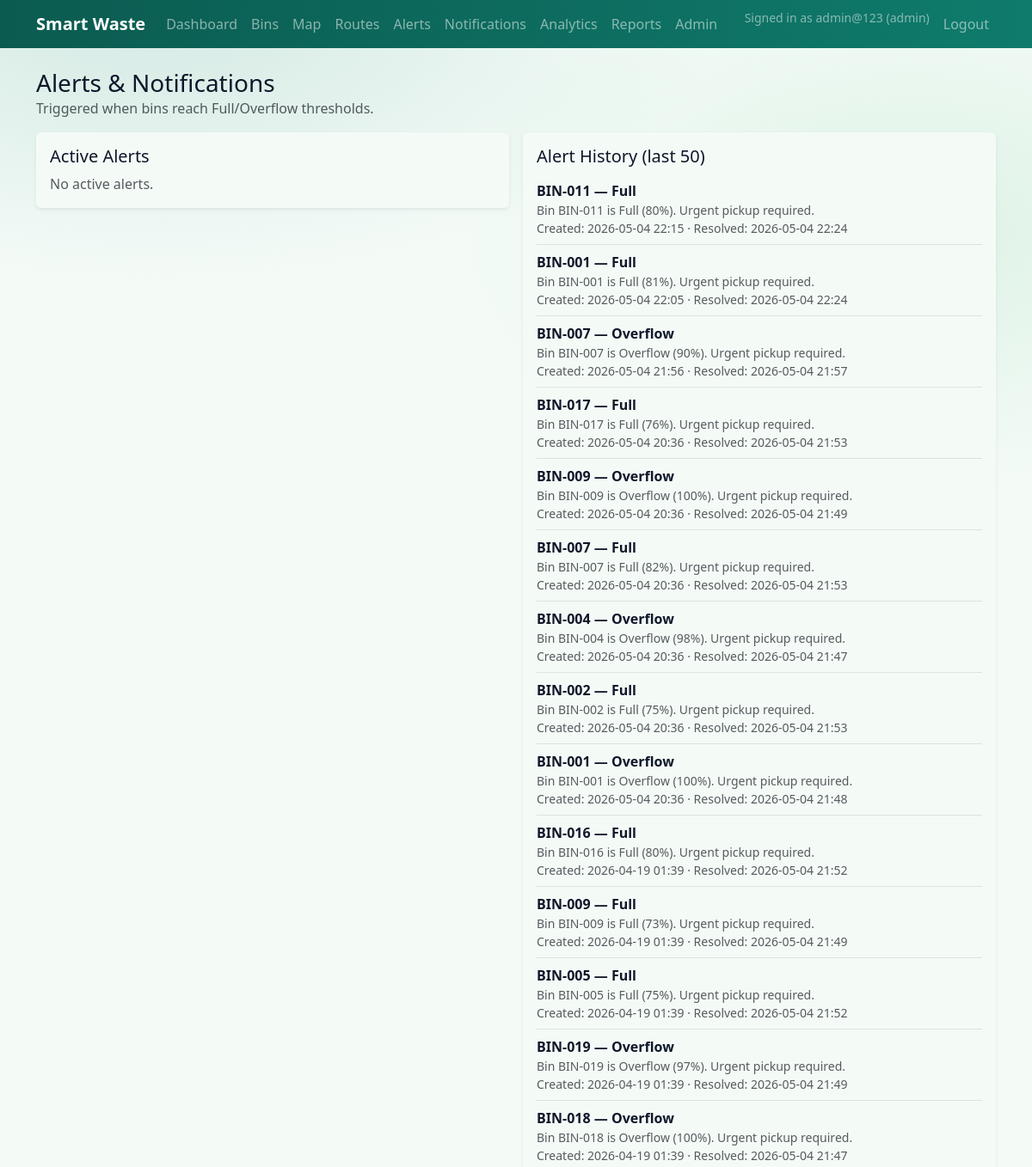
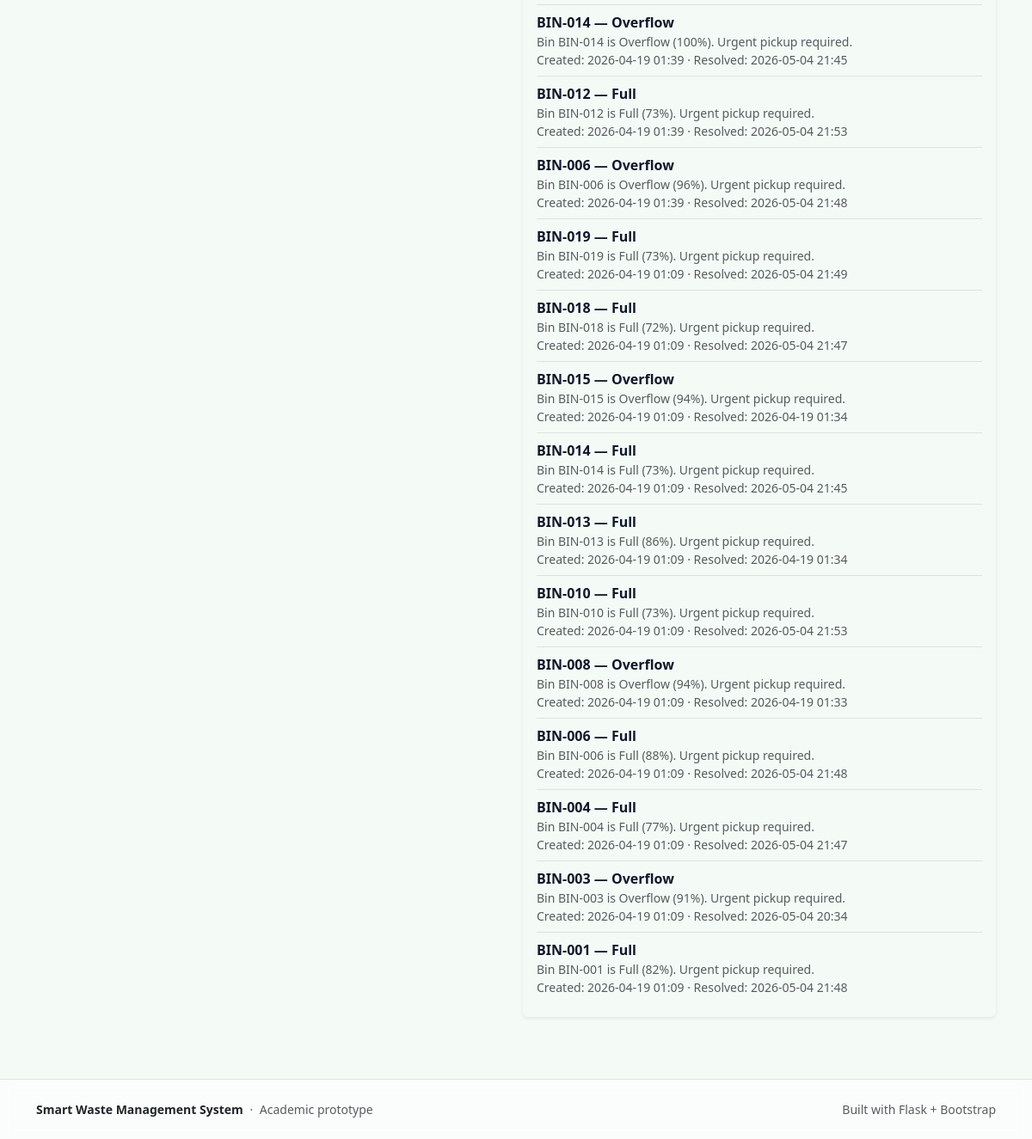
The page /admin/alerts (signed in) on the database its author committed (2 pictures, top to bottom).
### app/models.py (models this page shows, shortened)
class User(db.Model, UserMixin):
    __tablename__ = "users"
    id = db.Column(db.Integer, primary_key=True)
    username = db.Column(db.String(50), unique=True, nullable=False, index=True)
    email = db.Column(db.String(120), unique=True, nullable=True, index=True)
    first_name = db.Column(db.String(80), nullable=True)
    last_name = db.Column(db.String(80), nullable=True)
    phone_number = db.Column(db.String(30), nullable=True)
    employee_id = db.Column(db.String(50), unique=True, nullable=True, index=True)
    password_hash = db.Column(db.String(255), nullable=False)
    role = db.Column(db.String(20), nullable=False, default="user")  # admin|worker|user (legacy: collector|public)
    is_active = db.Column(db.Boolean, nullable=False, default=True)
    created_at = db.Column(db.DateTime(timezone=True), nullable=False, default=utcnow)
    last_login_at = db.Column(db.DateTime(timezone=True), nullable=True)
    trucks = db.relationship("Truck", back_populates="driver", lazy="dynamic")
    created_routes = db.relationship("Route", foreign_keys="Route.created_by_id", lazy="dynamic")
    @property
    def is_admin(self) -> bool:
        return self.canonical_role == "admin"
    @property
    def is_worker(self) -> bool:
        return self.canonical_role == "worker"
    @property
    def is_collector(self) -> bool:
        return self.is_worker
    @property
    def canonical_role(self) -> str:
        if self.role == "collector":
            return "worker"
        if self.role == "public":
            return "user"
        return self.role

class Alert(db.Model):
    __tablename__ = "alerts"
    id = db.Column(db.Integer, primary_key=True)
    bin_id = db.Column(db.Integer, db.ForeignKey("bins.id"), nullable=False, index=True)
    level = db.Column(db.String(20), nullable=False)  # Full|Overflow
    message = db.Column(db.String(255), nullable=False)
    is_active = db.Column(db.Boolean, nullable=False, default=True, index=True)
    created_at = db.Column(db.DateTime(timezone=True), nullable=False, default=utcnow, index=True)
    resolved_at = db.Column(db.DateTime(timezone=True), nullable=True)
    bin = db.relationship("Bin", back_populates="alerts")

class Bin(db.Model):
    __tablename__ = "bins"
    id = db.Column(db.Integer, primary_key=True)
    bin_code = db.Column(db.String(30), unique=True, nullable=False, index=True)
    location_name = db.Column(db.String(140), nullable=False)
    area = db.Column(db.String(80), nullable=True, index=True)
    latitude = db.Column(db.Float, nullable=False)
    longitude = db.Column(db.Float, nullable=False)
    waste_type = db.Column(db.String(30), nullable=False, default="General")
    fill_level = db.Column(db.Integer, nullable=False, default=0)  # 0..100
    status = db.Column(db.String(20), nullable=False, default="Empty")  # Empty|Moderate|Full|Overflow
    last_updated_at = db.Column(db.DateTime(timezone=True), nullable=False, default=utcnow)
    readings = db.relationship("SensorReading", back_populates="bin", lazy="dynamic", cascade="all, delete-orphan")
    alerts = db.relationship("Alert", back_populates="bin", lazy="dynamic", cascade="all, delete-orphan")

### app/blueprints/admin/routes.py (the view)
@bp.get("/alerts")
@login_required
@role_required("admin")
def alerts():
    active = Alert.query.filter_by(is_active=True).order_by(Alert.created_at.desc()).all()
    history = Alert.query.filter_by(is_active=False).order_by(Alert.created_at.desc()).limit(50).all()
    return render_template("admin/alerts.html", active=active, history=history)

### app/models.py (called while the page is built)
@login_manager.user_loader
def load_user(user_id: str):
    try:
        return db.session.get(User, int(user_id))
    except Exception:
        return None

### app/utils/security.py (called while the page is built)
def _canonical_role(role: str) -> str:
    return _ROLE_ALIASES.get((role or "").strip(), (role or "").strip())

def role_required(*roles: str):
    def decorator(view_fn):
        @wraps(view_fn)
        def wrapped(*args, **kwargs):
            if not current_user.is_authenticated:
                abort(401)
            allowed = {_canonical_role(r) for r in roles}
            if _canonical_role(getattr(current_user, "role", "")) not in allowed:
                abort(403)
            return view_fn(*args, **kwargs)
        return wrapped
    return decorator

### app/templates/admin/alerts.html (shortened to what this page needs)
{% extends "shared/layout.html" %}
{% block content %}
<div class="container py-4">
  <div class="d-flex align-items-center justify-content-between mb-3">
    <div>
      <h1 class="h3 mb-0">Alerts & Notifications</h1>
      <div class="text-muted">Triggered when bins reach Full/Overflow thresholds.</div>
    </div>
  </div>
  <div class="row g-3">
    <div class="col-lg-6">
      <div class="card shadow-sm border-0">
        <div class="card-body">
          <h2 class="h5">Active Alerts</h2>
          {% if active %}
            <div class="list-group list-group-flush">
              {% for a in active %}
                <div class="list-group-item px-0">
                  <div class="d-flex justify-content-between">
                    <div class="fw-semibold">{{ a.bin.bin_code }} — {{ a.level }}</div>
                    <a class="btn btn-sm btn-outline-success" href="{{ url_for('admin.alert_resolve', alert_id=a.id) }}">Resolve</a>
                  </div>
                  <div class="text-muted small">{{ a.message }}</div>
                  <div class="text-muted small">{{ a.created_at.strftime('%Y-%m-%d %H:%M') }}</div>
                </div>
              {% endfor %}
            </div>
          {% else %}
            <div class="text-muted">No active alerts.</div>
          {% endif %}
        </div>
      </div>
    </div>
    <div class="col-lg-6">
      <div class="card shadow-sm border-0">
        <div class="card-body">
          <h2 class="h5">Alert History (last 50)</h2>
          {% if history %}
            <div class="list-group list-group-flush">
              {% for a in history %}
                <div class="list-group-item px-0">
                  <div class="fw-semibold">{{ a.bin.bin_code }} — {{ a.level }}</div>
                  <div class="text-muted small">{{ a.message }}</div>
                  <div class="text-muted small">Created: {{ a.created_at.strftime('%Y-%m-%d %H:%M') }} · Resolved: {{ a.resolved_at.strftime('%Y-%m-%d %H:%M') if a.resolved_at else '-' }}</div>
                </div>
              {% endfor %}
            </div>
          {% else %}
            <div class="text-muted">No history.</div>
          {% endif %}
        </div>
      </div>
    </div>
  </div>
</div>
{% endblock %}

### app/templates/shared/nav.html (shortened to what this page needs)
{% set user = current_user if current_user.is_authenticated else None %}
<nav class="navbar navbar-expand-lg navbar-dark app-nav">
  <div class="container">
    <a class="navbar-brand fw-semibold" href="{{ url_for('public.dashboard') if user else url_for('public.landing') }}">Smart Waste</a>
    <div class="collapse navbar-collapse" id="navMain">
      <ul class="navbar-nav me-auto mb-2 mb-lg-0">
        <li class="nav-item"><a class="nav-link" href="{{ url_for('public.dashboard') }}">Dashboard</a></li>
        <li class="nav-item"><a class="nav-link" href="{{ url_for('public.bins') }}">Bins</a></li>
        <li class="nav-item"><a class="nav-link" href="{{ url_for('public.map_view') }}">Map</a></li>
        {% if user and user.is_admin %}
          <li class="nav-item"><a class="nav-link" href="{{ url_for('admin.routes_list') }}">Routes</a></li>
          <li class="nav-item"><a class="nav-link" href="{{ url_for('admin.alerts') }}">Alerts</a></li>
          <li class="nav-item"><a class="nav-link" href="{{ url_for('admin.notifications') }}">Notifications</a></li>
          <li class="nav-item"><a class="nav-link" href="{{ url_for('admin.analytics') }}">Analytics</a></li>
          <li class="nav-item"><a class="nav-link" href="{{ url_for('admin.reports') }}">Reports</a></li>
          <li class="nav-item"><a class="nav-link" href="{{ url_for('admin.admin_home') }}">Admin</a></li>
        {% endif %}
      </ul>
      <ul class="navbar-nav ms-auto">
        {% if not user %}
          <li class="nav-item"><a class="nav-link" href="{{ url_for('auth.login') }}">Login</a></li>
          <li class="nav-item"><a class="nav-link" href="{{ url_for('auth.register') }}">Sign up</a></li>
        {% else %}
          <li class="nav-item"><span class="navbar-text small text-white-50 me-2">Signed in as {{ user.username }} ({{ user.canonical_role }})</span></li>
          <li class="nav-item"><a class="nav-link" href="{{ url_for('auth.logout') }}">Logout</a></li>
        {% endif %}
      </ul>
    </div>
  </div>
</nav>

### app/static/css/app.css (style rules this page uses)
:root { --sw-primary: #0b5b50; --sw-primary-2: #0f7b6c; --sw-accent: #16a34a; --sw-bg: #f4fbf7; --sw-surface: #ffffff; --sw-ink: #0f172a; --sw-muted: #475569; --sw-border: rgba(2, 6, 23, .10); --app-green: var(--sw-primary-2); --app-green-dark: var(--sw-primary); --app-accent: #a7f3d0; --app-bg: var(--sw-bg); --app-ink: var(--sw-ink); --app-muted: var(--sw-muted); --bs-primary: var(--sw-primary); --bs-primary-rgb: 11, 91, 80; --bs-success: var(--sw-accent); --bs-success-rgb: 22, 163, 74; --bs-body-bg: var(--sw-bg); --bs-body-color: var(--sw-ink); --bs-link-color: var(--sw-primary-2); --bs-link-color-rgb: 15, 123, 108; --bs-link-hover-color: var(--sw-primary); --bs-border-color: var(--sw-border); }
.bg-app { background: radial-gradient(1200px 600px at 15% 0%, rgba(15,123,108,.14), transparent 55%), radial-gradient(900px 520px at 88% 10%, rgba(22,163,74,.10), transparent 60%), var(--sw-bg); color: var(--sw-ink); }
.app-nav { background: linear-gradient(90deg, var(--app-green-dark), var(--app-green)); }
.navbar .nav-link { opacity:.95; }

### rows shown on the page
User: username "admin@123", canonical_role "admin"
Alert: bin.bin_code "BIN-011", level "Full", message "Bin BIN-011 is Full (80%). Urgent pickup required.", created_at "2026-05-04 22:15", resolved_at "2026-05-04 22:24"
Alert: bin.bin_code "BIN-001", level "Full", message "Bin BIN-001 is Full (81%). Urgent pickup required.", created_at "2026-05-04 22:05", resolved_at "2026-05-04 22:24"
Alert: bin.bin_code "BIN-007", level "Overflow", message "Bin BIN-007 is Overflow (90%). Urgent pickup required.", created_at "2026-05-04 21:56", resolved_at "2026-05-04 21:57"
Alert: bin.bin_code "BIN-017", level "Full", message "Bin BIN-017 is Full (76%). Urgent pickup required.", created_at "2026-05-04 20:36", resolved_at "2026-05-04 21:53"
Alert: bin.bin_code "BIN-009", level "Overflow", message "Bin BIN-009 is Overflow (100%). Urgent pickup required.", created_at "2026-05-04 20:36", resolved_at "2026-05-04 21:49"
Alert: bin.bin_code "BIN-007", level "Full", message "Bin BIN-007 is Full (82%). Urgent pickup required.", created_at "2026-05-04 20:36", resolved_at "2026-05-04 21:53"
Alert: bin.bin_code "BIN-004", level "Overflow", message "Bin BIN-004 is Overflow (98%). Urgent pickup required.", created_at "2026-05-04 20:36", resolved_at "2026-05-04 21:47"
Alert: bin.bin_code "BIN-002", level "Full", message "Bin BIN-002 is Full (75%). Urgent pickup required.", created_at "2026-05-04 20:36", resolved_at "2026-05-04 21:53"
Alert: bin.bin_code "BIN-001", level "Overflow", message "Bin BIN-001 is Overflow (100%). Urgent pickup required.", created_at "2026-05-04 20:36", resolved_at "2026-05-04 21:48"
Alert: bin.bin_code "BIN-016", level "Full", message "Bin BIN-016 is Full (80%). Urgent pickup required.", created_at "2026-04-19 01:39", resolved_at "2026-05-04 21:52"
Alert: bin.bin_code "BIN-009", level "Full", message "Bin BIN-009 is Full (73%). Urgent pickup required.", created_at "2026-04-19 01:39", resolved_at "2026-05-04 21:49"
Alert: bin.bin_code "BIN-005", level "Full", message "Bin BIN-005 is Full (75%). Urgent pickup required.", created_at "2026-04-19 01:39", resolved_at "2026-05-04 21:52"
Alert: bin.bin_code "BIN-019", level "Overflow", message "Bin BIN-019 is Overflow (97%). Urgent pickup required.", created_at "2026-04-19 01:39", resolved_at "2026-05-04 21:49"
Alert: bin.bin_code "BIN-018", level "Overflow", message "Bin BIN-018 is Overflow (100%). Urgent pickup required.", created_at "2026-04-19 01:39", resolved_at "2026-05-04 21:47"
Alert: bin.bin_code "BIN-014", level "Overflow", message "Bin BIN-014 is Overflow (100%). Urgent pickup required.", created_at "2026-04-19 01:39", resolved_at "2026-05-04 21:45"
Alert: bin.bin_code "BIN-012", level "Full", message "Bin BIN-012 is Full (73%). Urgent pickup required.", created_at "2026-04-19 01:39", resolved_at "2026-05-04 21:53"
Alert: bin.bin_code "BIN-006", level "Overflow", message "Bin BIN-006 is Overflow (96%). Urgent pickup required.", created_at "2026-04-19 01:39", resolved_at "2026-05-04 21:48"
Alert: bin.bin_code "BIN-019", level "Full", message "Bin BIN-019 is Full (73%). Urgent pickup required.", created_at "2026-04-19 01:09", resolved_at "2026-05-04 21:49"
Alert: bin.bin_code "BIN-018", level "Full", message "Bin BIN-018 is Full (72%). Urgent pickup required.", created_at "2026-04-19 01:09", resolved_at "2026-05-04 21:47"
Alert: bin.bin_code "BIN-015", level "Overflow", message "Bin BIN-015 is Overflow (94%). Urgent pickup required.", created_at "2026-04-19 01:09", resolved_at "2026-04-19 01:34"
Alert: bin.bin_code "BIN-014", level "Full", message "Bin BIN-014 is Full (73%). Urgent pickup required.", created_at "2026-04-19 01:09", resolved_at "2026-05-04 21:45"
Alert: bin.bin_code "BIN-013", level "Full", message "Bin BIN-013 is Full (86%). Urgent pickup required.", created_at "2026-04-19 01:09", resolved_at "2026-04-19 01:34"
Alert: bin.bin_code "BIN-010", level "Full", message "Bin BIN-010 is Full (73%). Urgent pickup required.", created_at "2026-04-19 01:09", resolved_at "2026-05-04 21:53"
Alert: bin.bin_code "BIN-008", level "Overflow", message "Bin BIN-008 is Overflow (94%). Urgent pickup required.", created_at "2026-04-19 01:09", resolved_at "2026-04-19 01:33"
Alert: bin.bin_code "BIN-006", level "Full", message "Bin BIN-006 is Full (88%). Urgent pickup required.", created_at "2026-04-19 01:09", resolved_at "2026-05-04 21:48"
Alert: bin.bin_code "BIN-004", level "Full", message "Bin BIN-004 is Full (77%). Urgent pickup required.", created_at "2026-04-19 01:09", resolved_at "2026-05-04 21:47"
Alert: bin.bin_code "BIN-003", level "Overflow", message "Bin BIN-003 is Overflow (91%). Urgent pickup required.", created_at "2026-04-19 01:09", resolved_at "2026-05-04 20:34"
Alert: bin.bin_code "BIN-001", level "Full", message "Bin BIN-001 is Full (82%). Urgent pickup required.", created_at "2026-04-19 01:09", resolved_at "2026-05-04 21:48"
